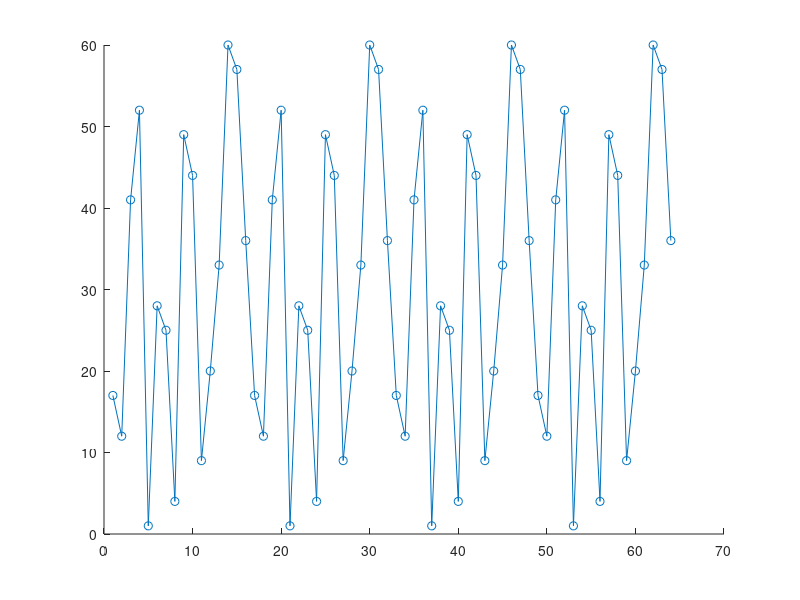

Recreate this plot in MATLAB.
clf
clearvars
a=7;
b=21;
P=64;

r(1)=17;
N = 64
for i=1:N-1
    r(i+1) = mod(r(i)*a+b,P)
end
x = 1:N
hold on
plot(x,r)
scatter(x,r)
hold off

n = 8
Ei = N/n
Oi = zeros(1,n)
h = P/n
for i=1:N
    j = floor(r(i)/h)+1
    Oi(j)= Oi(j)+1
end
x2 = 0
for i = 1:n
    x2 = x2+ ((Oi(i) - Ei)^2)/Ei
end